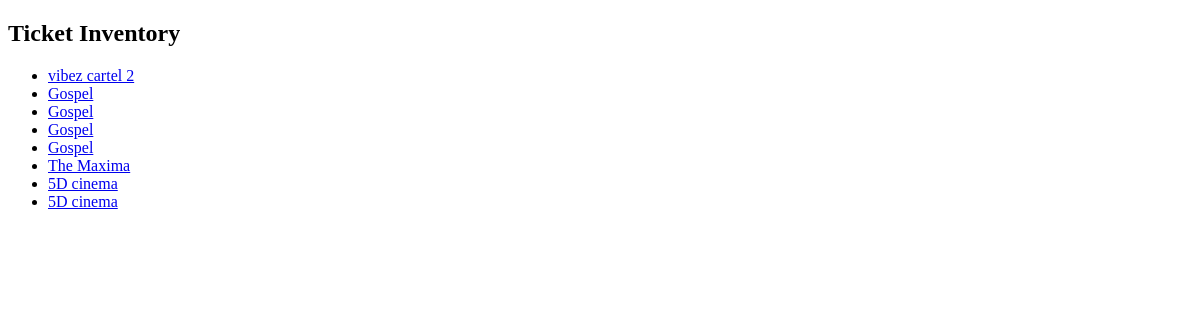
Page /vendors/inventory/ (signed in) on the earlier database version.
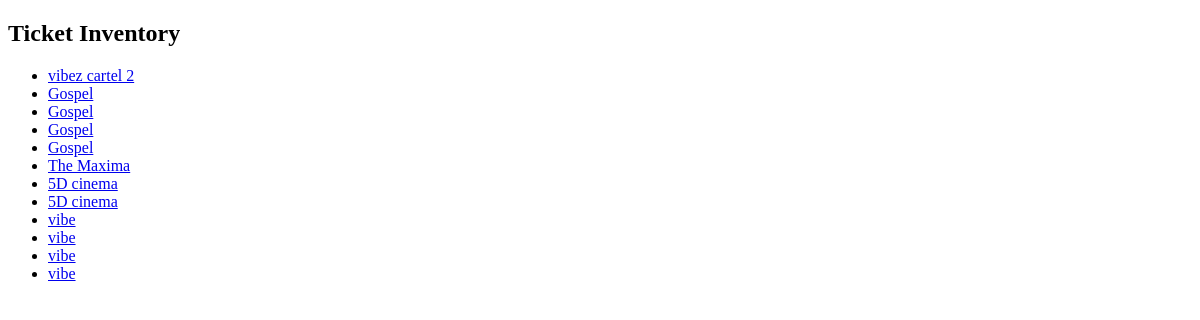
Same page on the later database version.
### tickets/models.py (models this page shows, shortened)
class Ticket(models.Model):
    ENTITY_TYPE_CHOICES = [
        ('customer', 'Customer'),
        ('vendor', 'Vendor'),
    ]
    event = models.ForeignKey(Event, on_delete=models.CASCADE, related_name='tickets')
    ticket_category = models.ForeignKey(TicketCategory, on_delete=models.CASCADE, null=True, blank=True)
    customer_username = models.CharField(max_length=255, blank=True, null=True)
    vendor = models.ForeignKey(Vendor, on_delete=models.CASCADE, related_name='tickets')
    ticket_number = models.CharField(max_length=20, unique=True)
    purchase_date = models.DateTimeField(auto_now_add=True)
    qr_code = models.ImageField(upload_to='qr_codes/', blank=True)
    entity_type = models.CharField(max_length=10, choices=ENTITY_TYPE_CHOICES)
    verified = models.BooleanField(default=False)

### events/models.py (models this page shows, shortened)
class Event(models.Model):
    vendor = models.ForeignKey(Vendor, on_delete=models.CASCADE, related_name='events')  # Mandatory, linked to Vendor
    poster = models.ImageField(upload_to='event_posters/')  # Required field
    title = models.CharField(max_length=200)  # Required field
    description = models.TextField()  # Required field
    category = models.CharField(max_length=100)  # Required field (e.g., "conference", "concert")
    start_date = models.DateTimeField()  # Required field
    end_date = models.DateTimeField(null=True, blank=True)  # Optional field
    venue_name = models.CharField(max_length=100)  # Required field
    regular_price = models.DecimalField(max_digits=10, decimal_places=2)  # Required field
    sale_price = models.DecimalField(max_digits=10, decimal_places=2, null=True, blank=True)  # Optional field
    tickets_available = models.PositiveIntegerField(null=True, blank=True)  # Optional field
    tickets_sold = models.PositiveIntegerField(default=0)  # New field to track tickets sold

### vendors/views.py (the view)
# urls.py: path('inventory/', views.view_inventory, name='view_inventory'),
@login_required
def view_inventory(request):
    vendor = request.user
    inventory = Ticket.objects.filter(customer_username=vendor.username, entity_type='vendor')
    return render(request, 'vendors/inventory.html', {'inventory': inventory})

### templates/vendors/inventory.html (shortened to what this page needs)
<!DOCTYPE html>
<html>
<head>
</head>
<body>
    <h2>Ticket Inventory</h2>
    {% if inventory %}
        <ul>
            {% for ticket in inventory %}
                <li>
                    <a href="{% url 'ticket_receipt' ticket.id %}">{{ ticket.event.title }}</a>
                </li>
            {% endfor %}
        </ul>
    {% else %}
        <p>No tickets in inventory.</p>
    {% endif %}
</body>
</html>

Differences in the rows shown:
added Ticket: event "vibe"
added Ticket: event "vibe"
added Ticket: event "vibe"
added Ticket: event "vibe"
